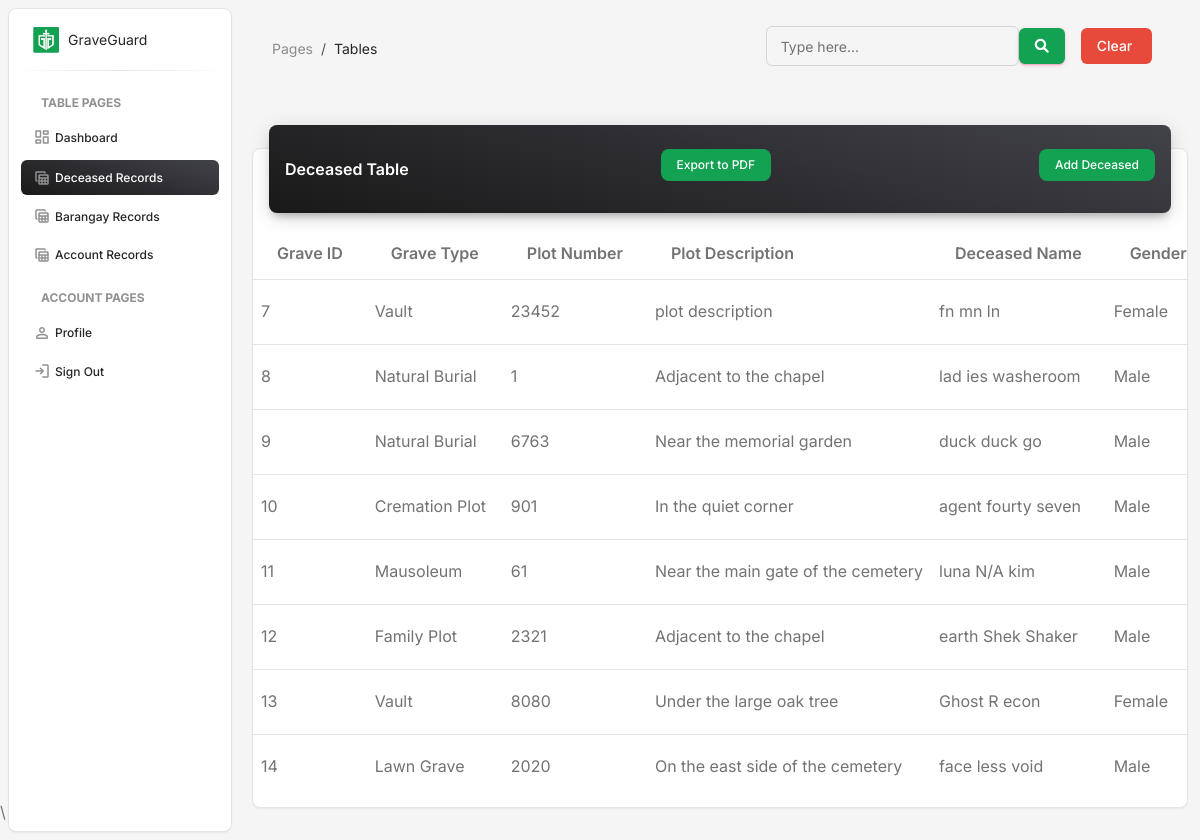
Page /deceased-tbl.php on the committed database.
### tables this page shows
CREATE TABLE `grave_tbl` (
  `grave_id` int(11) NOT NULL,
  `plot_id` int(11) NOT NULL,
  `deadpp_id` int(11) NOT NULL,
  `grave_burried` date NOT NULL,
  `grave_xpire` date DEFAULT NULL,
  `grave_fee` double NOT NULL,
  `grave_type` varchar(20) DEFAULT NULL
);

CREATE TABLE `plot_tbl` (
  `plot_id` int(11) NOT NULL,
  `plot_number` int(11) NOT NULL,
  `plot_description` varchar(100) DEFAULT NULL
);

CREATE TABLE `deadpp_tbl` (
  `deadpp_id` int(11) NOT NULL,
  `brgy_id` int(11) NOT NULL,
  `deadpp_lname` varchar(100) NOT NULL,
  `deadpp_fname` varchar(100) NOT NULL,
  `deadpp_mname` varchar(100) DEFAULT NULL,
  `deadpp_gender` varchar(10) NOT NULL,
  `deadpp_bdate` date NOT NULL,
  `deadpp_ddate` date NOT NULL,
  `deadpp_rep` varchar(100) DEFAULT NULL,
  `deadpp_conNum` varchar(20) DEFAULT NULL
);

### deceased-tbl.php (the view, shortened to what this page needs)
<!DOCTYPE html>
<html lang="en">
<head>
  <link href="css/nucleo-icons.css" rel="stylesheet" />
  <link href="css/nucleo-svg.css" rel="stylesheet" />
  <link id="pagestyle" href="css/dashboard.css" rel="stylesheet" />
  <link href="https://cdn.jsdelivr.net/npm/bootstrap-icons/font/bootstrap-icons.css" rel="stylesheet">
  <link href="https://cdnjs.cloudflare.com/ajax/libs/font-awesome/6.0.0-beta3/css/all.min.css" rel="stylesheet">
</head>
<body class="g-sidenav-show  bg-gray-100">
  <aside class="sidenav navbar navbar-vertical navbar-expand-xs border-radius-lg fixed-start ms-2  bg-white my-2" id="sidenav-main">
    <div class="sidenav-header">
      <a class="navbar-brand px-4 py-3 m-0" href="dashboard.php" target="_blank">
        <img src="img/icon.png" class="navbar-brand-img" width="26" height="26" alt="main_logo">
        <span class="ms-1 text-sm text-dark">GraveGuard</span>
      </a>
    </div>
    <hr class="horizontal dark mt-0 mb-2">
    <div class="collapse navbar-collapse  w-auto " id="sidenav-collapse-main">
      <ul class="navbar-nav">
        <li class="nav-item mt-3">
          <h6 class="ps-4 ms-2 text-uppercase text-xs text-dark font-weight-bolder opacity-5">Table pages</h6>
        </li>
        <li class="nav-item">
          <a class="nav-link text-dark" href="dashboard.php">
            <i class="material-symbols-rounded opacity-5">dashboard</i>
            <span class="nav-link-text ms-1">Dashboard</span>
          </a>
        </li>
        <li class="nav-item">
          <a class="nav-link active bg-gradient-dark text-white href=" deceased-tbl.php">
            <i class="material-symbols-rounded opacity-5">table_view</i>
            <span class="nav-link-text ms-1">Deceased Records</span>
          </a>
        </li>
        <li class="nav-item">
          <a class="nav-link text-dark" href="graveplot-tbl.php">
            <i class="material-symbols-rounded opacity-5">table_view</i>
            <span class="nav-link-text ms-1">Barangay Records</span>
          </a>
        </li>
        <li class="nav-item">
          <a class="nav-link text-dark" href=" account-tbl.php">
            <i class="material-symbols-rounded opacity-5">table_view</i>
            <span class="nav-link-text ms-1">Account Records</span>
          </a>
        </li>
        <li class="nav-item mt-3">
          <h6 class="ps-4 ms-2 text-uppercase text-xs text-dark font-weight-bolder opacity-5">Account pages</h6>
        </li>
        <li class="nav-item">
          <a class="nav-link text-dark" href="profile.php">
            <i class="material-symbols-rounded opacity-5">person</i>
            <span class="nav-link-text ms-1">Profile</span>
          </a>
        </li>
        <li class="nav-item">
          <a class="nav-link text-dark" href="logout.php">
            <i class="material-symbols-rounded opacity-5">login</i>
            <span class="nav-link-text ms-1">Sign Out</span>
          </a>
        </li>
      </ul>
    </div>
  </aside>
  <main class="main-content position-relative max-height-vh-100 h-100 border-radius-lg ">
    <nav class="navbar navbar-main navbar-expand-lg px-0 mx-3 shadow-none border-radius-xl" id="navbarBlur" data-scroll="true">
      <div class="container-fluid py-1 px-3">
        <nav aria-label="breadcrumb">
          <ol class="breadcrumb bg-transparent mb-0 pb-0 pt-1 px-0 me-sm-6 me-5">
            <li class="breadcrumb-item text-sm"><a class="opacity-5 text-dark" href="javascript:;">Pages</a></li>
            <li class="breadcrumb-item text-sm text-dark active" aria-current="page">Tables</li>
          </ol>
        </nav>
        <div class="collapse navbar-collapse mt-sm-0 mt-2 me-md-0 me-sm-4" id="navbar">
          <?php
          $conn = new mysqli('localhost', 'root', '', 'graveguard');
          $sql = "
SELECT
    g.grave_id,
    g.grave_type,
    p.plot_number,
    p.plot_description,
    CONCAT(d.deadpp_fname, ' ', d.deadpp_mname, ' ', d.deadpp_lname) AS deceased_name,
    d.deadpp_gender AS gender,
    d.deadpp_bdate AS birth_date,
    d.deadpp_ddate AS death_date,
    d.deadpp_rep AS representative,
    d.deadpp_conNum AS contact_number,
    b.brgy_name AS barangay,
    g.grave_burried AS date_buried,
    g.grave_xpire AS grave_expiry,
    g.grave_fee AS grave_fee
FROM grave_tbl g
LEFT JOIN plot_tbl p ON g.plot_id = p.plot_id
LEFT JOIN deadpp_tbl d ON g.deadpp_id = d.deadpp_id
LEFT JOIN brgy_tbl b ON d.brgy_id = b.brgy_id";
          if ($_SERVER["REQUEST_METHOD"] == "POST" && isset($_POST['search']) && !empty($_POST['search'])) {
            $search = $conn->real_escape_string($_POST['search']);
            $search = "%" . $search . "%";
            $sql = "
    SELECT
        g.grave_id,
        g.grave_type,
        p.plot_number,
        p.plot_description,
        CONCAT(d.deadpp_fname, ' ', d.deadpp_mname, ' ', d.deadpp_lname) AS deceased_name,
        d.deadpp_gender AS gender,
        d.deadpp_bdate AS birth_date,
        d.deadpp_ddate AS death_date,
        d.deadpp_rep AS representative,
        d.deadpp_conNum AS contact_number,
        b.brgy_name AS barangay,
        g.grave_burried AS date_buried,
        g.grave_xpire AS grave_expiry,
        g.grave_fee AS grave_fee
    FROM grave_tbl g
    LEFT JOIN plot_tbl p ON g.plot_id = p.plot_id
    LEFT JOIN deadpp_tbl d ON g.deadpp_id = d.deadpp_id
    LEFT JOIN brgy_tbl b ON d.brgy_id = b.brgy_id
    WHERE
        g.grave_id LIKE ? OR
        g.grave_type LIKE ? OR
        p.plot_number LIKE ? OR
        p.plot_description LIKE ? OR
        CONCAT(d.deadpp_fname, ' ', d.deadpp_mname, ' ', d.deadpp_lname) LIKE ? OR
        d.deadpp_gender LIKE ? OR
        d.deadpp_bdate LIKE ? OR
        d.deadpp_ddate LIKE ? OR
        d.deadpp_rep LIKE ? OR
        d.deadpp_conNum LIKE ? OR
        b.brgy_name LIKE ?";
            $stmt = $conn->prepare($sql);
            $stmt->bind_param(
              "sssssssssss",
              $search,
              $search,
              $search,
              $search,
              $search,
              $search,
              $search,
              $search,
              $search,
              $search,
              $search
            );
            $stmt->execute();
            $result = $stmt->get_result();
          } else {
            $result = $conn->query($sql);
          }
          ?>
          <div class="ms-md-auto pe-md-3 d-flex align-items-center">
            <form method="POST" action="" class="d-flex align-items-center w-100">
              <div class="input-group input-group-outline">
                <label class="form-label">Type here...</label>
                <input type="text" name="search" id="search-input" class="form-control">
              </div>
              <button class="btn btn-primary" type="submit" style="margin-right: 1rem; margin-top: 1rem; background-color: #12A251; padding-right: 1.3rem">
                <i class="fa fa-search" aria-hidden="true"></i>
              </button>
              <button class="btn" type="button" id="clear-search" style="background-color: #e74a3b; color: white; margin-top: 1rem; padding-right: 2rem">
                Clear
              </button>
            </form>
          </div>
        </div>
      </div>
    </nav>
    <div class="container-fluid py-2">
      <div class="row">
        <div class="col-12">
          <div class="card my-4">
            <div class="card-header p-0 position-relative mt-n4 mx-3 z-index-2">
              <div class="bg-gradient-dark shadow-dark border-radius-lg pt-4 pb-3 d-flex justify-content-between align-items-center">
                <h6 class="text-white text-capitalize ps-3">Deceased Table</h6>
                <button id="exportPdf" class="btn btn-sm" style="background-color: #12A251; color: white;  margin-right: 1rem;">Export to PDF</button>
                <button class="btn btn-sm" style="background-color: #12A251; color: white; margin-right: 1rem;" data-bs-toggle="modal" data-bs-target="#addModal">
                  Add Deceased
                </button>
              </div>
            </div>
            <div class="card-body px-0 pb-2">
              <div class="table-responsive p-0">
                <table id="combined_list" class="table align-items-center mb-0">
                  <thead>
                    <tr>
                      <th>Grave ID</th>
                      <th>Grave Type</th>
                      <th>Plot Number</th>
                      <th>Plot Description</th>
                      <th>Deceased Name</th>
                      <th>Gender</th>
                    </tr>
                  </thead>
                  <tbody>
                    <?php
                    if ($result && $result->num_rows > 0) {
                      while ($row = $result->fetch_assoc()) {
                        echo "
                <tr>
                    <td>{$row['grave_id']}</td>
                    <td>{$row['grave_type']}</td>
                    <td>{$row['plot_number']}</td>
                    <td>{$row['plot_description']}</td>
                    <td>{$row['deceased_name']}</td>
                    <td>{$row['gender']}</td>
                    <td>{$row['birth_date']}</td>
                    <td>{$row['death_date']}</td>
                    <td>{$row['representative']}</td>
                    <td>{$row['contact_number']}</td>
                    <td>{$row['barangay']}</td>
                    <td>{$row['date_buried']}</td>
                    <td>{$row['grave_expiry']}</td>
                    <td>{$row['grave_fee']}</td>
                    <td>
                        <button
                            class='btn btn-sm btn-primary'
                            data-bs-toggle='modal'
                            data-bs-target='#editModal'
                            onclick='populateEditModal({
                                grave_id: \"{$row['grave_id']}\",
                                grave_type: \"{$row['grave_type']}\",
                                plot_number: \"{$row['plot_number']}\",
                                plot_description: \"{$row['plot_description']}\",
                                deceased_fname: \"{$row['deceased_name']}\",
                                gender: \"{$row['gender']}\",
                                birth_date: \"{$row['birth_date']}\",
                                death_date: \"{$row['death_date']}\",
                                representative: \"{$row['representative']}\",
                                contact_number: \"{$row['contact_number']}\",
                                barangay: \"{$row['barangay']}\",
                                date_buried: \"{$row['date_buried']}\",
                                grave_expiry: \"{$row['grave_expiry']}\",
                                grave_fee: \"{$row['grave_fee']}\"
                            })'>Edit</button>
                        <button
                            class='btn btn-sm btn-danger'
                            data-bs-toggle='modal'
                            data-bs-target='#deleteModal'
                            onclick='populateDeleteModal({$row['grave_id']})'>Delete</button>
                    </td>
                </tr>";
                      }
                    } else {
                      echo "<tr><td colspan='15' class='text-center'>No records found</td></tr>";
                    }
                    ?>
                  </tbody>
                </table>
              </div>
  </main>\
</body>
</html>

### rows in the picture
grave_tbl: grave_id "7", grave_type "Vault", plot.plot_number "23452", plot.plot_description "plot description", deceased_name "fn mn ln", deadpp.deadpp_gender "Female"
grave_tbl: grave_id "8", grave_type "Natural Burial", plot.plot_number "1", plot.plot_description "Adjacent to the chapel", deceased_name "lad ies washeroom", deadpp.deadpp_gender "Male"
grave_tbl: grave_id "9", grave_type "Natural Burial", plot.plot_number "6763", plot.plot_description "Near the memorial garden", deceased_name "duck duck go", deadpp.deadpp_gender "Male"
grave_tbl: grave_id "10", grave_type "Cremation Plot", plot.plot_number "901", plot.plot_description "In the quiet corner", deceased_name "agent fourty seven", deadpp.deadpp_gender "Male"
grave_tbl: grave_id "11", grave_type "Mausoleum", plot.plot_number "61", plot.plot_description "Near the main gate of the cemetery", deceased_name "luna N/A kim", deadpp.deadpp_gender "Male"
grave_tbl: grave_id "12", grave_type "Family Plot", plot.plot_number "2321", plot.plot_description "Adjacent to the chapel", deceased_name "earth Shek Shaker", deadpp.deadpp_gender "Male"
grave_tbl: grave_id "13", grave_type "Vault", plot.plot_number "8080", plot.plot_description "Under the large oak tree", deceased_name "Ghost R econ", deadpp.deadpp_gender "Female"
grave_tbl: grave_id "14", grave_type "Lawn Grave", plot.plot_number "2020", plot.plot_description "On the east side of the cemetery", deceased_name "face less void", deadpp.deadpp_gender "Male"
